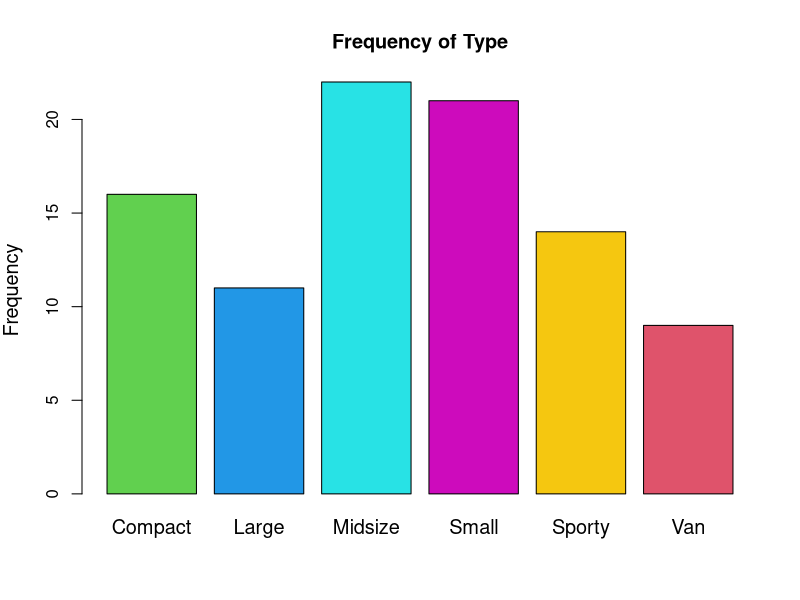
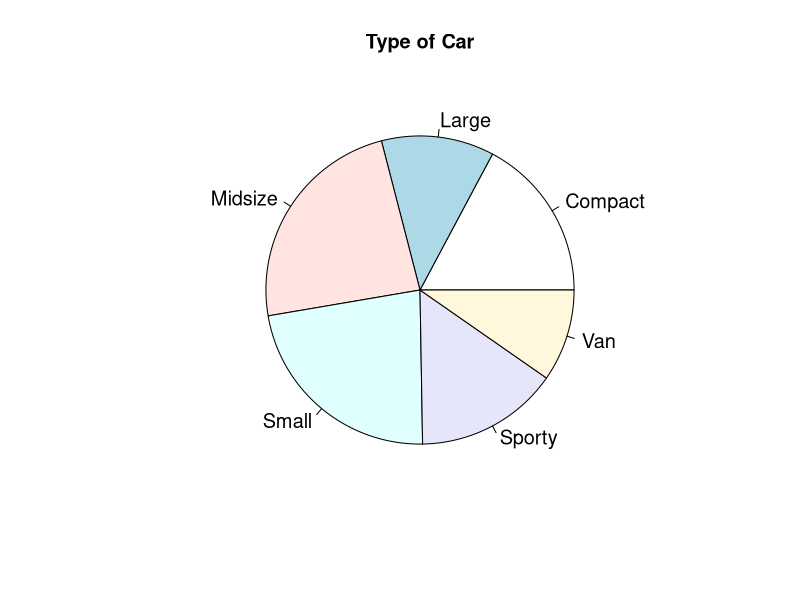
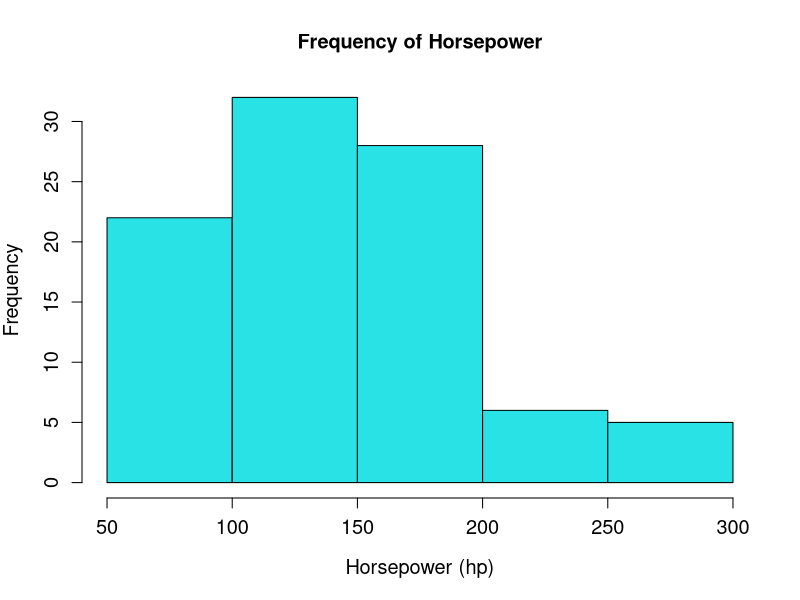
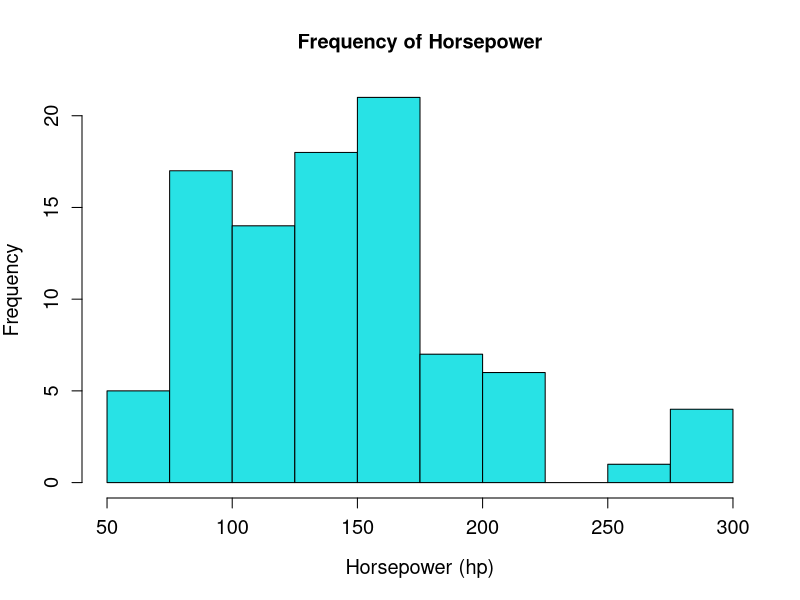
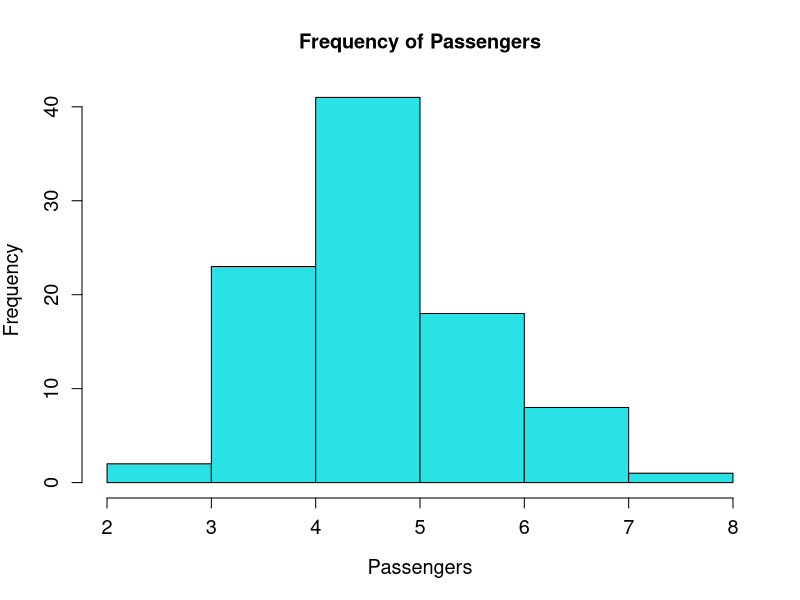
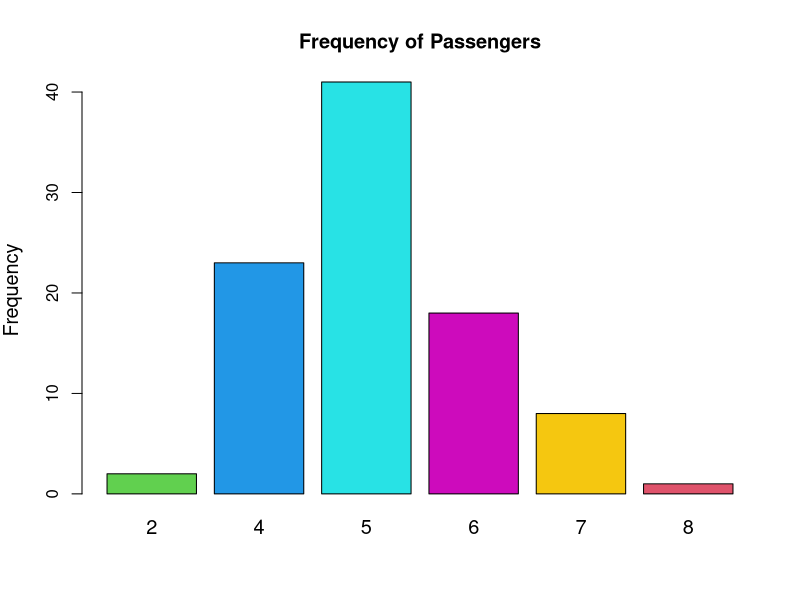
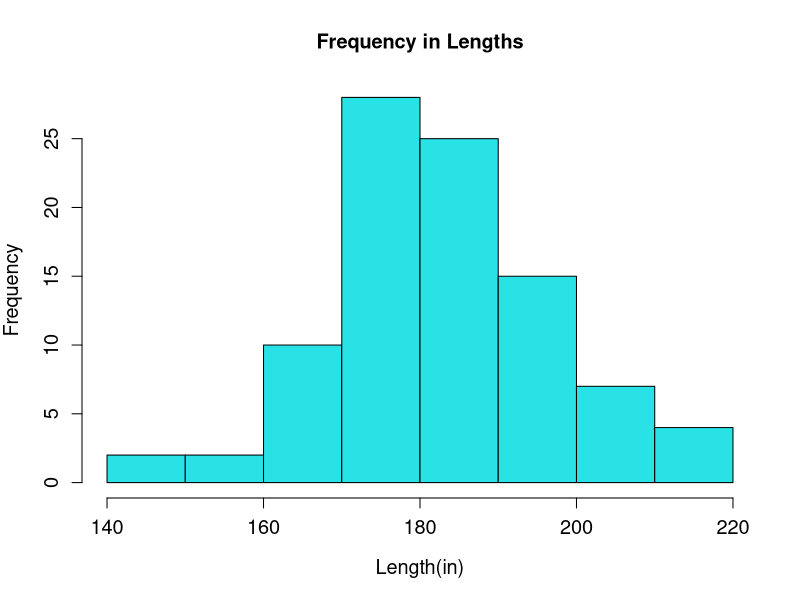

These charts were generated, in order, by the following R code:
## ---- chunk 1
# Your code goes here
## ---- chunk 2
library(MASS)
data(Cars93)
## ---- chunk 3
head(Cars93)
## ---- chunk 4
table(Cars93$Type)

round(table(Cars93$Type) /nrow(Cars93) ,3)

## ---- chunk 5
barplot(table(Cars93$Type) ,ylab="Frequency" ,cex.lab=1.2,col = c(3,4,5,6,7,2) ,cex.names=1.2 ,main="Frequency of Type")
## ---- chunk 6
pie(table(Cars93$Type) ,main="Type of Car" ,cex=1.2)
## ---- chunk 7
hist(Cars93$Horsepower ,cex.lab=1.2,cex.axis=1.2 ,col=c(5) , xlab="Horsepower (hp)" ,main="Frequency of Horsepower")
## ---- chunk 8
hist(Cars93$Horsepower ,cex.lab=1.2,cex.axis=1.2 ,col=c(5) , xlab="Horsepower (hp)" ,main="Frequency of Horsepower" ,breaks=seq(50,300,25))
## ---- chunk 9
hist(Cars93$Passengers ,cex.lab=1.2,cex.axis=1.2 ,col=c(5) , xlab="Passengers" ,main="Frequency of Passengers")
## ---- chunk 10
barplot(table(Cars93$Passengers) ,ylab="Frequency" ,cex.lab=1.2,col = c(3,4,5,6,7,2) ,cex.names=1.2 ,main="Frequency of Passengers")

# This bar plot should show the frequency of cars that carry 1 and 3 passengers as 0 (-2)
## ---- chunk 11
hist(Cars93$Length ,cex.lab=1.2,cex.axis=1.2 ,col=c(5) , xlab="Length(in)" ,main="Frequency in Lengths")
## ---- chunk 12
mean(Cars93$Length)
median(Cars93$Length)
